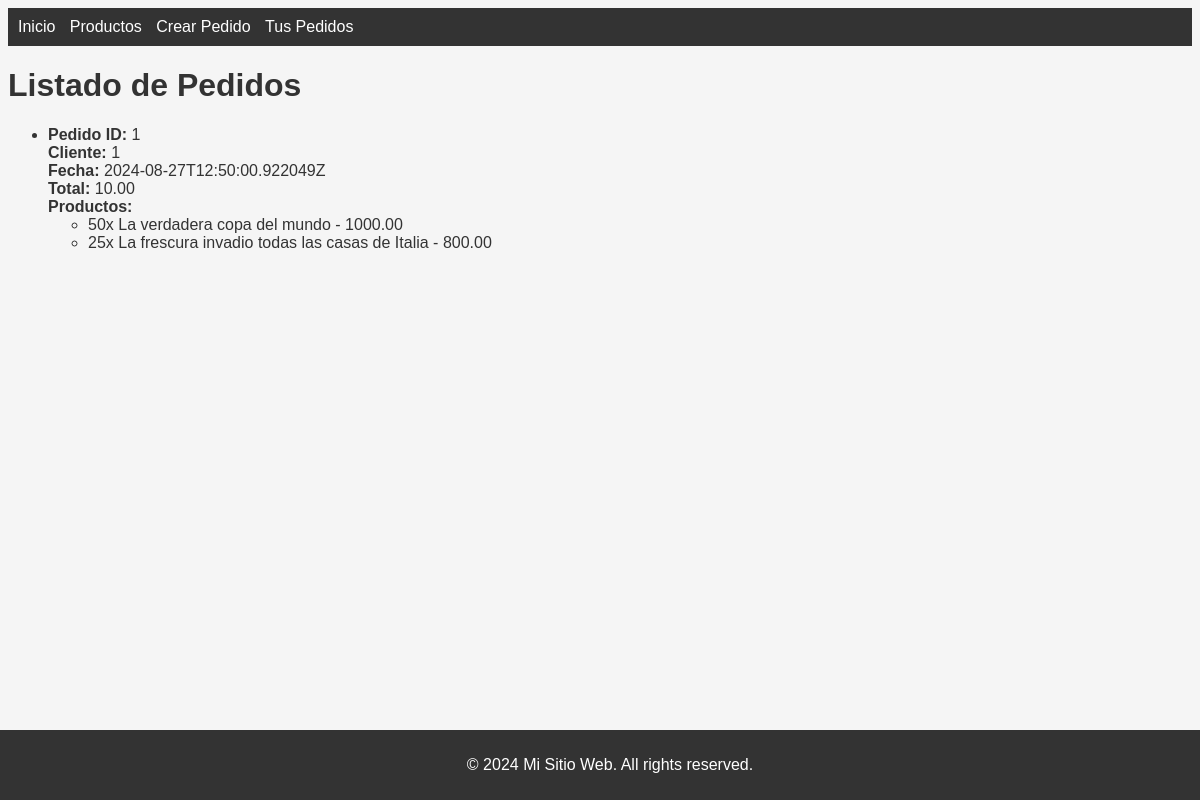
The app's page /mostrarPedidos/ with its own data.
### main/models.py (models this page shows, shortened)
class Pedido(models.Model):
    id = models.AutoField(primary_key=True)
    cliente = models.ForeignKey(Cliente, on_delete=models.CASCADE)
    fecha = models.DateTimeField(auto_now_add=True)
    productos = models.ManyToManyField(Producto, through='PedidoProducto')
    total = models.DecimalField(max_digits=10, decimal_places=2, default=0)

class Producto(models.Model):
    id = models.AutoField(primary_key=True)
    codigo = models.CharField(max_length=100, unique=True)
    descripcion = models.TextField()
    precio = models.DecimalField(max_digits=10, decimal_places=2)

### main/views.py (the view)
# urls.py: path('mostrarPedidos/', mostrarPedidos, name='mostrarPedidos'),
def mostrarPedidos(request):
    if request.method == 'GET':
        pedidos = Pedido.objects.all()
        serializer = PedidoSerializer(pedidos, many = True)
        context = {
            'pedidos': serializer.data
        }
        return render(request, 'pedidos.html',context)

### main/templates/pedidos.html
{% extends 'base.html' %}
{% block content %}
    <h1>Listado de Pedidos</h1>
    <ul>
        {% for pedido in pedidos %}
            <li>
                <strong>Pedido ID:</strong> {{ pedido.id }} <br>
                <strong>Cliente:</strong> {{ pedido.cliente }} <br>
                <strong>Fecha:</strong> {{ pedido.fecha }} <br>
                <strong>Total:</strong> {{ pedido.total }} <br>
                <strong>Productos:</strong>
                <ul>
                    {% for producto in pedido.productos %}
                        <li>{{ producto.cantidad }}x {{ producto.producto.descripcion }} - {{ producto.producto.precio }}</li>
                    {% endfor %}
                </ul>
            </li>
        {% endfor %}
    </ul>
{% endblock %}

### main/templates/base.html (style rules this page uses)
body { font-family: Arial, sans-serif; background-color: #f5f5f5; color: #333; }

### records on screen
Pedido: id "1", cliente "1", fecha "2024-08-27T12:50:00.922049Z", total "10.00", cantidad "50" "25", producto.precio "1000.00" "800.00"
Producto: producto.descripcion "La verdadera copa del mundo"
Producto: producto.descripcion "La frescura invadio todas las casas de Italia"
